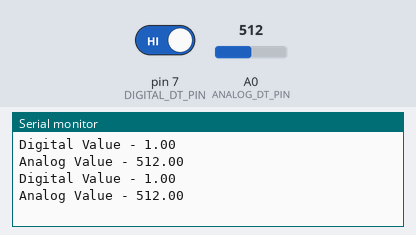
The sketch below on a simulated Arduino Uno, built with avr-gcc and run on an emulated ATmega328P. Shown: the last lines printed to the serial monitor. The test bench sets the inputs (shaded band); at power-on: A0 (ANALOG_DT_PIN) = 512, pin 7 (DIGITAL_DT_PIN) HIGH.

Above: at 1.8 s.
1.9 s: A0 (ANALOG_DT_PIN) set to 716
At 2.8 s:
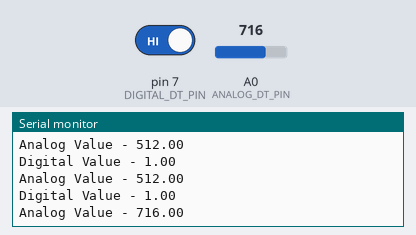
3.4 s: pin 7 (DIGITAL_DT_PIN) driven LOW
4.9 s: A0 (ANALOG_DT_PIN) set to 900
At 5.4 s:
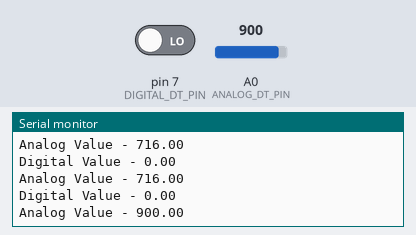
Timing chart, 0 to 7.9 s (numbered marks = the images above; inputs shaded):
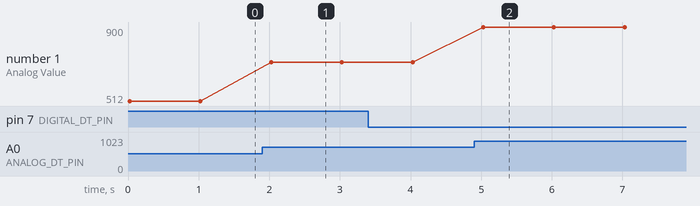

The sketch:

digital_temp.ino
```cpp
#include "digital_temp.h"
float d_value;
float a_value;

void setup() {
  Serial.begin(9600);
  setupSensor();
}

void loop() {
  d_value = getDigitalValue();
  a_value = getAnalogValue();
  Serial.print("Digital Value - ");
  Serial.println(d_value);
  Serial.print("Analog Value - ");
  Serial.println(a_value);
  delay(1000);
}
```

digital_temp.cpp
```cpp
#include "digital_temp.h"
#include "Arduino.h"

void setupSensor(){
  pinMode(DIGITAL_DT_PIN, INPUT);
}

int getDigitalValue(void){
  int temp = digitalRead(DIGITAL_DT_PIN);
  return temp;
}

float getAnalogValue(void){
  float temp = analogRead(ANALOG_DT_PIN);
  return temp;
}
```

digital_temp.h
```cpp
#ifndef DIGITAL_TEMP_H_
#define DIGITAL_TEMP_H_

#define ANALOG_DT_PIN A0
#define DIGITAL_DT_PIN 7

void setupSensor();
int getDigitalValue(void);
float getAnalogValue(void);

#endif
```

Measured:
- after the input at 1.9 s, the serial monitor: prints a new line after 0.13 s (image 1)
- after the input at 4.9 s, the serial monitor: prints a new line after 0.13 s (image 2)
- plotted number 1: 512 → 716 after the input at 1.9 s, 716 → 900 after the input at 4.9 s
